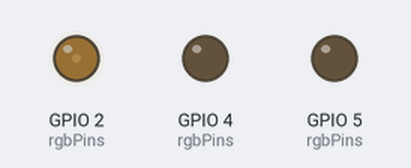
Simulated run of this sketch. Board: ESP32. Shown: output pins drawn as LEDs (lit = HIGH). Random numbers use the default seed unless the sketch sets one.

Above: at 0.1 s.
At 15.4 s:
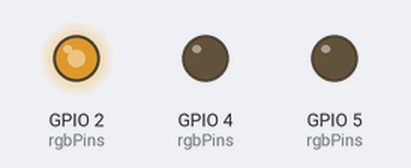
At 27.9 s:
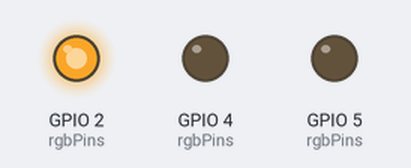
At 39.7 s:
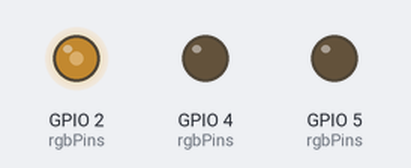
Timing chart, 0 to 40.0 s (numbered marks = the images above):
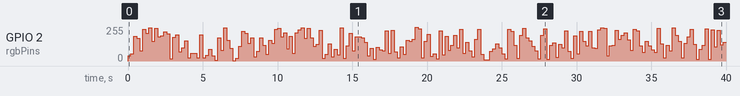

The sketch:

random_colour_light.ino
```cpp
// Defines PWM channels and associates them with the pins on an RGB LED:
const byte rgbPins[] = {4, 2, 5};   // GPIO pins for RGB LED
const byte chans[]   = {0, 1, 2};   // PWM channels

// Defines variables to hold colour values:
int red, green, blue;

void setup() {
    // Set up PWM channels: 1Khz, 8-bit.
    for (int i=0; i<3; ++i)
        ledcAttachChannel(rgbPins[i], 1000, 8, chans[i]);
}

void loop() {
    // Generate three random numbers for RGB values:
    red   = random(0, 256);
    green = random(0, 256);
    blue  = random(0, 256);

    // Set RGB LED to randomized colour values:
    setColour(red, green, blue);

    // Control speed of colour change using delay():
    delay(200);
}

// Uses function parameters to set the colour of the RGB LED:
void setColour(byte r, byte g, byte b) {
    // Low level turns on LED
    ledcWrite(chans[0], 255 -r);
    ledcWrite(chans[1], 255 -g);
    ledcWrite(chans[2], 255 -b);
}
```

Measured:
- by itself, GPIO 2 (rgbPins): 0/255 → 38/255 at 0.00 s, → 55/255 0.20 s later, → 187/255 0.20 s later, → 169/255 0.20 s later, … (199 changes in this stretch)
